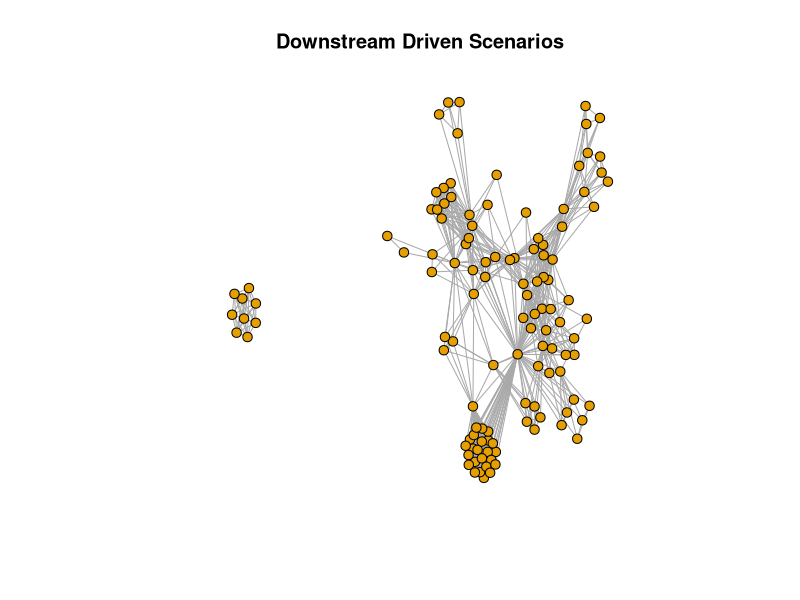
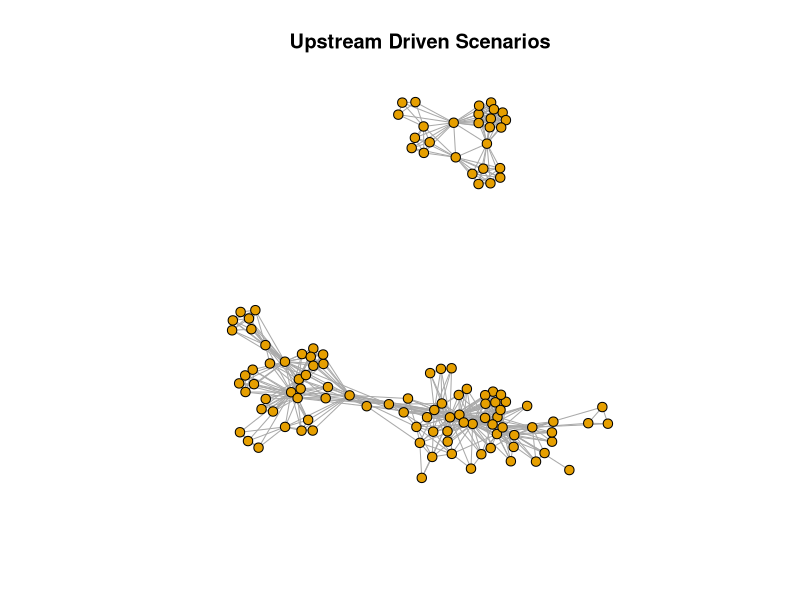
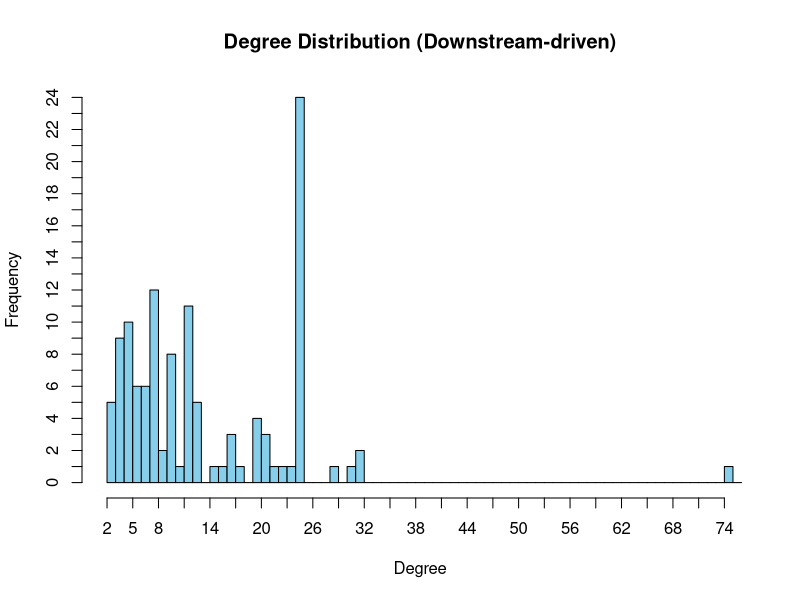
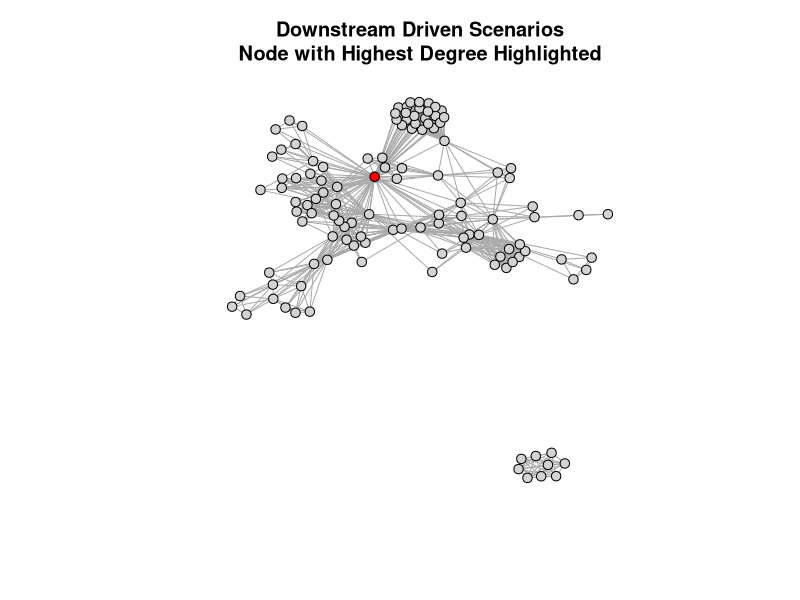
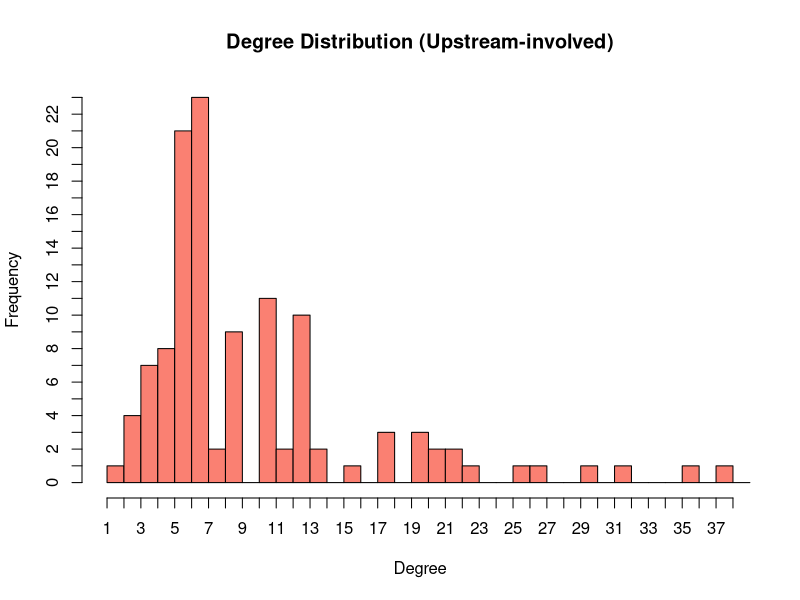
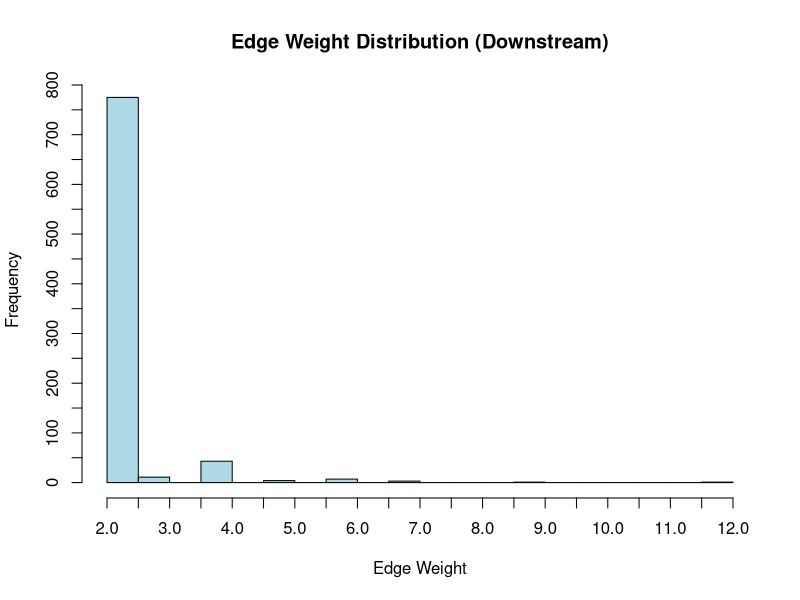
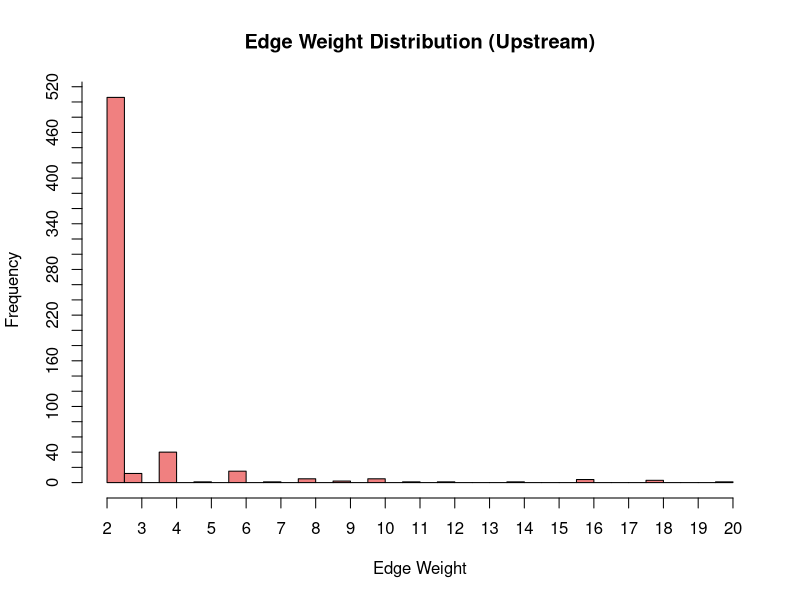
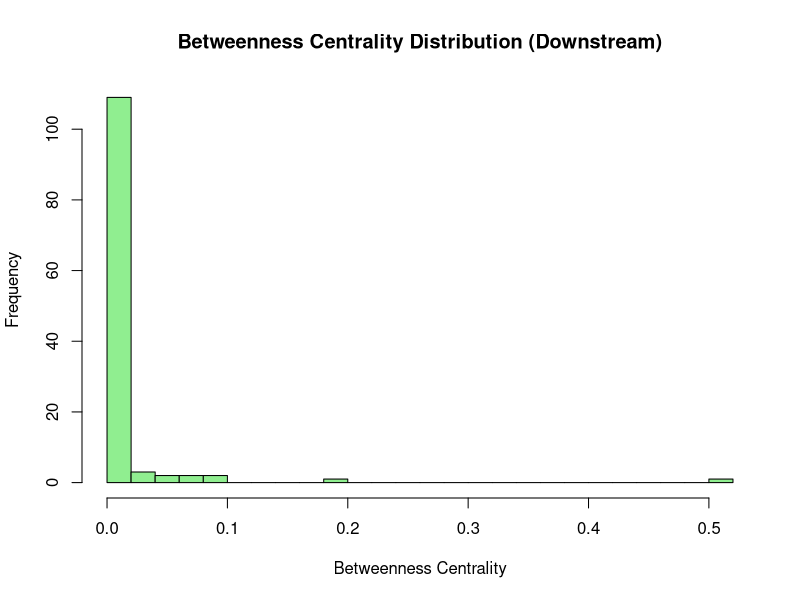

These figures' R source, in order:
library(igraph)
#install.packages("rstudioapi")
library(rstudioapi)

# To set current directory as working directory:
setwd(dirname(rstudioapi::getActiveDocumentContext()$path))
getwd()
list.files()

# --- Downstream Driven Scenarios Graph ---

# Read the CSV file
df_ds <- read.csv("../data/downstream_driven.csv", stringsAsFactors = FALSE)

# Get unique usernames (nodes = developers)
nodes_ds <- unique(df_ds$username)

# Create edges with weights based on shared scenarios
# edge_weights will store the weight for each pair
edge_weights <- list()

scenarios <- unique(df_ds$scenario)

for (scenario in scenarios) {
  # Get all rows for this scenario
  scenario_data <- df_ds[df_ds$scenario == scenario, ]
  
  # Calculate involvement for each developer in this scenario
  # (sum of max_inv across all projects they appear in for this scenario)
  dev_involvement <- aggregate(max_inv ~ username, data = scenario_data, FUN = sum)
  
  # Get developers in this scenario
  devs <- unique(scenario_data$username)
  
  # Create edges between all pairs of developers in this scenario
  if (length(devs) > 1) {
    pairs <- combn(devs, 2)
    for (i in 1:ncol(pairs)) {
      dev1 <- pairs[1, i]
      dev2 <- pairs[2, i]
      
      # Get involvement values for both developers
      inv1 <- dev_involvement$max_inv[dev_involvement$username == dev1]
      inv2 <- dev_involvement$max_inv[dev_involvement$username == dev2]
      
      # Calculate scenario weight as minimum of their involvements
      scenario_weight <- min(c(inv1, inv2))
      
      # Create edge key (sorted to avoid duplicates)
      edge_key <- paste(sort(c(dev1, dev2)), collapse = "_")
      
      # Add to cumulative weight
      if (is.null(edge_weights[[edge_key]])) {
        edge_weights[[edge_key]] <- scenario_weight
      } else {
        edge_weights[[edge_key]] <- edge_weights[[edge_key]] + scenario_weight
      }
    }
  }
}

# Convert edge_weights list to edge_list dataframe
edge_list <- data.frame(
  from = character(),
  to = character(),
  weight = numeric(),
  stringsAsFactors = FALSE
)

for (edge_key in names(edge_weights)) {
  devs <- strsplit(edge_key, "_")[[1]]
  edge_list <- rbind(edge_list, data.frame(
    from = devs[1],
    to = devs[2],
    weight = edge_weights[[edge_key]],
    stringsAsFactors = FALSE
  ))
}

# Create the graph
g_ds <- graph_from_data_frame(d = edge_list, vertices = nodes_ds, directed = FALSE)

# Add inverse weight as edge attribute (for distance-based metrics)
E(g_ds)$inv_weight <- 1 / E(g_ds)$weight

cat("\n--- Downstream Driven Graph Metrics ---\n")
# Print graph summary
print(paste("Number of nodes (downstream):", vcount(g_ds)))
print(paste("Number of edges (downstream):", ecount(g_ds)))
print(paste("Edge weight range (downstream):", min(E(g_ds)$weight), "to", max(E(g_ds)$weight)))
#print(g)


# Plot the graph
plot(g_ds, vertex.size=5, vertex.label=NA, edge.arrow.size=0.4, layout = layout_nicely(g_ds), main = "Downstream Driven Scenarios")

# --- Downstream Graph Metrics ---
# 1. Number of connected components
num_components_ds <- components(g_ds)$no
cat("Number of connected components:", num_components_ds, "\n")
# 2. Giant component size
giant_component_size_ds <- max(components(g_ds)$csize)
cat("Giant component size:", giant_component_size_ds, "\n")
# 3. Graph density
density_ds <- edge_density(g_ds)
cat("Graph density:", density_ds, "\n")
# 4. Average weighted degree
avg_weighted_degree_ds <- mean(strength(g_ds, weights=E(g_ds)$weight))
cat("Average weighted degree:", avg_weighted_degree_ds, "\n")
# 5. Gini coefficient (degree distribution)
gini_coeff <- function(x) {
  n <- length(x)
  x_sorted <- sort(x)
  index <- 1:n
  return((2 * sum(index * x_sorted)) / (n * sum(x_sorted)) - (n + 1) / n)
}
gini_ds <- gini_coeff(degree(g_ds))
cat("Gini coefficient (degree distribution):", gini_ds, "\n")

# --- Upstream Driven Scenarios Graph ---
# Read the upstream CSV file
df_up <- read.csv("../data/upstream_driven.csv", stringsAsFactors = FALSE)

# Get unique usernames (nodes = developers)
nodes_up <- unique(df_up$username)

# Create edges with weights based on shared scenarios
edge_weights_up <- list()

scenarios_up <- unique(df_up$scenario)

for (scenario in scenarios_up) {
  # Get all rows for this scenario
  scenario_data <- df_up[df_up$scenario == scenario, ]
  
  # Calculate involvement for each developer in this scenario
  dev_involvement <- aggregate(max_inv ~ username, data = scenario_data, FUN = sum)
  
  # Get developers in this scenario
  devs_up <- unique(scenario_data$username)
  
  # Create edges between all pairs of developers in this scenario
  if (length(devs_up) > 1) {
    pairs_up <- combn(devs_up, 2)
    for (i in 1:ncol(pairs_up)) {
      dev1 <- pairs_up[1, i]
      dev2 <- pairs_up[2, i]
      
      # Get involvement values for both developers
      inv1 <- dev_involvement$max_inv[dev_involvement$username == dev1]
      inv2 <- dev_involvement$max_inv[dev_involvement$username == dev2]
      
      # Calculate scenario weight as minimum of their involvements
      scenario_weight <- min(c(inv1, inv2))
      
      # Create edge key (sorted to avoid duplicates)
      edge_key <- paste(sort(c(dev1, dev2)), collapse = "_")
      
      # Add to cumulative weight
      if (is.null(edge_weights_up[[edge_key]])) {
        edge_weights_up[[edge_key]] <- scenario_weight
      } else {
        edge_weights_up[[edge_key]] <- edge_weights_up[[edge_key]] + scenario_weight
      }
    }
  }
}

# Convert edge_weights list to edge_list dataframe
edge_list_up <- data.frame(
  from = character(),
  to = character(),
  weight = numeric(),
  stringsAsFactors = FALSE
)

for (edge_key in names(edge_weights_up)) {
  devs <- strsplit(edge_key, "_")[[1]]
  edge_list_up <- rbind(edge_list_up, data.frame(
    from = devs[1],
    to = devs[2],
    weight = edge_weights_up[[edge_key]],
    stringsAsFactors = FALSE
  ))
}

# Create the graph
g_up <- graph_from_data_frame(d = edge_list_up, vertices = nodes_up, directed = FALSE)

# Add inverse weight as edge attribute (for distance-based metrics)
E(g_up)$inv_weight <- 1 / E(g_up)$weight

cat("\n--- Upstream Driven Graph Metrics ---\n")
# Print graph summary
print(paste("Number of nodes (upstream):", vcount(g_up)))
print(paste("Number of edges (upstream):", ecount(g_up)))
print(paste("Edge weight range (upstream):", min(E(g_up)$weight), "to", max(E(g_up)$weight)))


# Plot the graph
plot(g_up, vertex.size=5, vertex.label=NA, edge.arrow.size=0.4, layout = layout_nicely(g_up), main = "Upstream Driven Scenarios")

# --- Upstream Graph Metrics ---
# 1. Number of connected components
num_components_up <- components(g_up)$no
cat("Number of connected components:", num_components_up, "\n")
# 2. Giant component size
giant_component_size_up <- max(components(g_up)$csize)
cat("Giant component size:", giant_component_size_up, "\n")
# 3. Graph density
density_up <- edge_density(g_up)
cat("Graph density:", density_up, "\n")
# 4. Average weighted degree
avg_weighted_degree_up <- mean(strength(g_up, weights=E(g_up)$weight))
cat("Average weighted degree:", avg_weighted_degree_up, "\n")
# 5. Gini coefficient (degree distribution)
gini_up <- gini_coeff(degree(g_up))
cat("Gini coefficient (degree distribution):", gini_up, "\n")

# --- Degree Distribution (Unweighted) ---
# Downstream Driven Graph
deg_ds <- degree(g_ds, mode = "all")
hist_ds <- hist(deg_ds, breaks = seq(min(deg_ds), max(deg_ds)+1, by=1),
               main = "Degree Distribution (Downstream-driven)",
               xlab = "Degree", ylab = "Frequency", col = "skyblue",
               xaxt = "n", yaxt = "n", xlim = c(min(deg_ds), max(deg_ds)), ylim = c(0, max(tabulate(deg_ds+1))))
# Custom x and y axes with more ticks
axis(1, at = seq(min(deg_ds), max(deg_ds), by = max(1, floor((max(deg_ds)-min(deg_ds))/20))))
axis(2, at = seq(0, max(hist_ds$counts), by = max(1, floor(max(hist_ds$counts)/20))))

# Print degree distribution (downstream)
cat("\nDegree distribution (downstream):\n")
print(table(deg_ds))

# --- Visualize Node with Highest Degree (Downstream) ---
max_deg_ds <- max(deg_ds)
node_max_deg_ds <- names(deg_ds)[which(deg_ds == max_deg_ds)]
cat("\nNode with highest degree (downstream):", node_max_deg_ds, "with degree", max_deg_ds, "\n")

# Highlight this node in the downstream-driven graph
vertex_colors <- rep("lightgray", vcount(g_ds))
vertex_colors[which(V(g_ds)$name == node_max_deg_ds)] <- "red"
plot(g_ds, vertex.size=5, vertex.label=NA, edge.arrow.size=0.4,
  layout = layout_nicely(g_ds), main = paste("Downstream Driven Scenarios\nNode with Highest Degree Highlighted"),
  vertex.color = vertex_colors)

# Upstream Driven Graph
deg_up <- degree(g_up, mode = "all")
hist_up <- hist(deg_up, breaks = seq(min(deg_up), max(deg_up)+1, by=1),
               main = "Degree Distribution (Upstream-involved)",
               xlab = "Degree", ylab = "Frequency", col = "salmon",
               xaxt = "n", yaxt = "n", xlim = c(min(deg_up), max(deg_up)), ylim = c(0, max(tabulate(deg_up+1))))
# Custom x and y axes with more ticks
axis(1, at = seq(min(deg_up), max(deg_up), by = max(1, floor((max(deg_up)-min(deg_up))/20))))
axis(2, at = seq(0, max(hist_up$counts), by = max(1, floor(max(hist_up$counts)/20))))

# Print degree distribution (upstream)
cat("\nDegree distribution (upstream):\n")
print(table(deg_up))

# --- Edge Weight Distribution (Histogram) ---
cat("\nWilcoxon rank-sum test (Mann-Whitney U test) for degree distributions (downstream vs upstream):\n")
wilcox_deg_result <- wilcox.test(deg_ds, deg_up)
print(wilcox_deg_result)
# Downstream Driven Graph
edge_weights_ds <- E(g_ds)$weight
hist(edge_weights_ds, breaks = 30, main = "Edge Weight Distribution (Downstream)",
  xlab = "Edge Weight", ylab = "Frequency", col = "lightblue",
  xaxt = "n", yaxt = "n", xlim = c(min(edge_weights_ds), max(edge_weights_ds)), ylim = c(0, max(tabulate(as.integer(edge_weights_ds)))))
axis(1, at = pretty(edge_weights_ds, n = 20))
axis(2, at = pretty(hist(edge_weights_ds, plot=FALSE)$counts, n = 20))

# Print edge weight distribution (downstream)
cat("\nEdge weight distribution (downstream):\n")
print(summary(edge_weights_ds))
cat("\nEdge weight frequency table (downstream):\n")
print(table(edge_weights_ds))

# Upstream Driven Graph
edge_weights_up <- E(g_up)$weight
hist(edge_weights_up, breaks = 30, main = "Edge Weight Distribution (Upstream)",
  xlab = "Edge Weight", ylab = "Frequency", col = "lightcoral",
  xaxt = "n", yaxt = "n", xlim = c(min(edge_weights_up), max(edge_weights_up)), ylim = c(0, max(tabulate(as.integer(edge_weights_up)))))
axis(1, at = pretty(edge_weights_up, n = 20))
axis(2, at = pretty(hist(edge_weights_up, plot=FALSE)$counts, n = 20))

# Print edge weight distribution (upstream)
cat("\nEdge weight distribution (upstream):\n")
print(summary(edge_weights_up))
cat("\nEdge weight frequency table (upstream):\n")
print(table(edge_weights_up))

# --- Average Path Length (using inverse weights as distances) ---
if (is_connected(g_ds)) {
  avg_path_length_ds <- mean_distance(g_ds, weights = E(g_ds)$inv_weight)
  cat("\nAverage path length (downstream, inv_weight):", avg_path_length_ds, "\n")
} else {
  cat("\nDownstream graph is not connected; computing average path length for the largest component.\n")
  comp_ds <- components(g_ds)
  giant_ds <- induced_subgraph(g_ds, which(comp_ds$membership == which.max(comp_ds$csize)))
  avg_path_length_ds <- mean_distance(giant_ds, weights = E(giant_ds)$inv_weight)
  cat("Average path length (downstream, inv_weight, giant component):", avg_path_length_ds, "\n")
}

if (is_connected(g_up)) {
  avg_path_length_up <- mean_distance(g_up, weights = E(g_up)$inv_weight)
  cat("Average path length (upstream, inv_weight):", avg_path_length_up, "\n")
} else {
  cat("Upstream graph is not connected; computing average path length for the largest component.\n")
  comp_up <- components(g_up)
  giant_up <- induced_subgraph(g_up, which(comp_up$membership == which.max(comp_up$csize)))
  avg_path_length_up <- mean_distance(giant_up, weights = E(giant_up)$inv_weight)
  cat("Average path length (upstream, inv_weight, giant component):", avg_path_length_up, "\n")
}

# --- Betweenness Centrality (using inverse weights as distances) ---
cat("\nTop 10 betweenness centrality (downstream, inv_weight):\n")
betw_ds <- betweenness(g_ds, weights = E(g_ds)$inv_weight, normalized = TRUE)
betw_ds_sorted <- sort(betw_ds, decreasing = TRUE)
print(head(betw_ds_sorted, 10))

# --- Betweenness Centrality Statistics and Plots (Downstream) ---
cat("\nBetweenness centrality stats (downstream):\n")
cat("\nFull betweenness centrality distribution (downstream):\n")
print(betw_ds)
cat("Mean:", mean(betw_ds), "\n")
cat("Variance:", var(betw_ds), "\n")

hist(betw_ds, breaks = 30, main = "Betweenness Centrality Distribution (Downstream)",
  xlab = "Betweenness Centrality", ylab = "Frequency", col = "lightgreen")
boxplot(betw_ds, main = "Betweenness Centrality Boxplot (Downstream)", horizontal = TRUE, col = "lightgreen")

cat("\nTop 10 betweenness centrality (upstream, inv_weight):\n")
betw_up <- betweenness(g_up, weights = E(g_up)$inv_weight, normalized = TRUE)
betw_up_sorted <- sort(betw_up, decreasing = TRUE)
print(head(betw_up_sorted, 10))

# --- Betweenness Centrality Statistics and Plots (Upstream) ---
cat("\nBetweenness centrality stats (upstream):\n")
cat("\nFull betweenness centrality distribution (upstream):\n")
print(betw_up)
cat("Mean:", mean(betw_up), "\n")
cat("Variance:", var(betw_up), "\n")
hist(betw_up, breaks = 30, main = "Betweenness Centrality Distribution (Upstream)",
  xlab = "Betweenness Centrality", ylab = "Frequency", col = "orange")
boxplot(betw_up, main = "Betweenness Centrality Boxplot (Upstream)", horizontal = TRUE, col = "orange")

# --- Kolmogorov–Smirnov Test: Compare Betweenness Distributions ---
cat("\nKolmogorov–Smirnov test (KS test) for betweenness centrality distributions (downstream vs upstream):\n")
ks_result <- ks.test(betw_ds, betw_up)
print(ks_result)

cat("\nWilcoxon rank-sum test (Mann-Whitney U test) for betweenness centrality distributions (downstream vs upstream):\n")
wt_result <- wilcox.test(betw_ds, betw_up)
print(wt_result)

# --- Plot Networks Color-Coded by Betweenness Centrality Rank ---

# Helper function to assign colors by rank
get_centrality_colors <- function(names_vec, betw_sorted) {
  colors <- rep("lightgray", length(names_vec))
  top1 <- names(betw_sorted)[1]
  top5 <- names(betw_sorted)[2:5]
  top10 <- names(betw_sorted)[6:10]
  colors[names_vec == top1] <- "red"
  colors[names_vec %in% top5] <- "orange"
  colors[names_vec %in% top10] <- "yellow"
  return(colors)
}

# Downstream network plot
colors_ds <- get_centrality_colors(V(g_ds)$name, betw_ds_sorted)
plot(g_ds, vertex.size=5, vertex.label=NA, edge.arrow.size=0.4,
  layout = layout_nicely(g_ds), main = "Downstream-driven: Nodes by Betweenness Rank",
  vertex.color = colors_ds)
legend("topright", legend = c("Top 1", "Top 2-5", "Top 6-10", "Other"),
    col = c("red", "orange", "yellow", "lightgray"), pch = 19, pt.cex = 1.5, bty = "n")

# Upstream network plot
colors_up <- get_centrality_colors(V(g_up)$name, betw_up_sorted)
plot(g_up, vertex.size=5, vertex.label=NA, edge.arrow.size=0.4,
  layout = layout_nicely(g_up), main = "Upstream-involved: Nodes by Betweenness Rank",
  vertex.color = colors_up)
legend("topright", legend = c("Top 1", "Top 2-5", "Top 6-10", "Other"),
    col = c("red", "orange", "yellow", "lightgray"), pch = 19, pt.cex = 1.5, bty = "n")


# --- Louvain Community Detection (using edge weights) ---
cat("\nLouvain community detection (downstream, using weights):\n")
comm_ds <- cluster_louvain(g_ds, weights = E(g_ds)$weight)
print(comm_ds)
cat("Membership table (downstream):\n")
print(table(membership(comm_ds)))

cat("\nLouvain community detection (upstream, using weights):\n")
comm_up <- cluster_louvain(g_up, weights = E(g_up)$weight)
print(comm_up)
cat("Membership table (upstream):\n")
print(table(membership(comm_up)))


# --- Plot Networks Color-Coded by Louvain Communities ---
set.seed(42) # seed for the colors
comm_colors_ds <- rainbow(length(unique(membership(comm_ds))))
vertex_colors_ds <- comm_colors_ds[membership(comm_ds)]
plot(g_ds, vertex.size=5, vertex.label=NA, edge.arrow.size=0.4,
  layout = layout_nicely(g_ds), main = "Downstream: Louvain Communities",
  vertex.color = vertex_colors_ds)
legend("topright", legend = paste("Community", sort(unique(membership(comm_ds)))),
    col = comm_colors_ds, pch = 19, pt.cex = 1.2, bty = "n")

comm_colors_up <- rainbow(length(unique(membership(comm_up))))
vertex_colors_up <- comm_colors_up[membership(comm_up)]
plot(g_up, vertex.size=5, vertex.label=NA, edge.arrow.size=0.4,
  layout = layout_nicely(g_up), main = "Upstream: Louvain Communities",
  vertex.color = vertex_colors_up)
legend("bottomleft", legend = paste("Community", sort(unique(membership(comm_up)))),
    col = comm_colors_up, pch = 19, pt.cex = 1.2, bty = "n")

# --- Load Developer Affiliations and Color-Code Networks by Primary Affiliation ---

# Read the developer affiliations CSV file
df_aff <- read.csv("../data/dev_affiliations_primary.csv", stringsAsFactors = FALSE)

# Filter to only primary affiliations
df_primary <- df_aff[df_aff$AffiliationType == "primary", ]

# Create a lookup table: username -> primary project
primary_affiliation_lookup <- setNames(df_primary$Project, df_primary$Username)

# Get unique primary affiliations (projects)
unique_projects <- unique(df_primary$Project)
n_projects <- length(unique_projects)

# Calculate project frequencies across all nodes
all_nodes <- union(V(g_ds)$name, V(g_up)$name)
project_counts_all <- table(primary_affiliation_lookup[all_nodes])
# Sort projects by frequency (most frequent first)
projects_by_frequency <- names(sort(project_counts_all, decreasing = TRUE))

# Create a highly distinguishable color palette
# Manually selected colors that are maximally distinct
distinct_colors <- c(
  "#E41A1C",  # Red
  "#377EB8",  # Blue
  "#4DAF4A",  # Green
  "#FF7F00",  # Orange
  "#984EA3",  # Purple
  "#FFFF33",  # Yellow
  "#A65628",  # Brown
  "#F781BF",  # Pink
  "#00CED1",  # Dark Turquoise
  "#32CD32",  # Lime Green
  "#8B4513",  # Saddle Brown
  "#FF1493",  # Deep Pink
  "#1E90FF",  # Dodger Blue
  "#FFD700",  # Gold
  "#8B008B",  # Dark Magenta
  "#00FA9A",  # Medium Spring Green
  "#DC143C",  # Crimson
  "#4169E1",  # Royal Blue
  "#FF6347",  # Tomato
  "#9370DB"   # Medium Purple
)

# Assign colors: most frequent projects get the most distinct colors
project_colors <- rep("#CCCCCC", n_projects)  # Default gray for less common projects
names(project_colors) <- unique_projects

for (i in seq_along(projects_by_frequency)) {
  if (i <= length(distinct_colors)) {
    project_colors[projects_by_frequency[i]] <- distinct_colors[i]
  }
}

# Function to assign colors to nodes based on primary affiliation
get_affiliation_colors <- function(graph, affiliation_lookup, color_palette) {
  node_names <- V(graph)$name
  colors <- rep("lightgray", length(node_names))  # Default color for nodes without affiliation
  
  for (i in seq_along(node_names)) {
    username <- node_names[i]
    if (username %in% names(affiliation_lookup)) {
      primary_project <- affiliation_lookup[[username]]
      if (primary_project %in% names(color_palette)) {
        colors[i] <- color_palette[[primary_project]]
      }
    }
  }
  
  return(colors)
}

# --- Plot Downstream Network Color-Coded by Primary Affiliation ---
affiliation_colors_ds <- get_affiliation_colors(g_ds, primary_affiliation_lookup, project_colors)

plot(g_ds, vertex.size=5, vertex.label=NA, edge.arrow.size=0.4,
  layout = layout_with_fr(g_ds), main = "Downstream: Nodes by Primary Affiliation",
  vertex.color = affiliation_colors_ds)

# Create legend with top projects (by frequency)
project_counts_ds <- table(primary_affiliation_lookup[V(g_ds)$name])
top_projects_ds <- names(sort(project_counts_ds, decreasing = TRUE)[1:min(10, length(project_counts_ds))])
legend("topright", legend = c(top_projects_ds, "No primary aff."),
    col = c(project_colors[top_projects_ds], "lightgray"), 
    pch = 19, pt.cex = 1.0, cex = 0.7, bty = "n")

# --- Plot Upstream Network Color-Coded by Primary Affiliation ---
affiliation_colors_up <- get_affiliation_colors(g_up, primary_affiliation_lookup, project_colors)

plot(g_up, vertex.size=5, vertex.label=NA, edge.arrow.size=0.4,
  layout = layout_nicely(g_up), main = "Upstream: Nodes by Primary Affiliation",
  vertex.color = affiliation_colors_up)

# Create legend with top projects (by frequency)
project_counts_up <- table(primary_affiliation_lookup[V(g_up)$name])
top_projects_up <- names(sort(project_counts_up, decreasing = TRUE)[1:min(10, length(project_counts_up))])
legend("topleft", legend = c(top_projects_up, "No primary aff."),
  col = c(project_colors[top_projects_up], "lightgray"), 
  pch = 19, pt.cex = 1.0, cex = 0.7, bty = "n")

# --- Print Affiliation Statistics ---
cat("\n--- Primary Affiliation Statistics ---\n")
cat("Downstream Network:\n")
cat("Nodes with primary affiliation:", sum(V(g_ds)$name %in% names(primary_affiliation_lookup)), "/", vcount(g_ds), "\n")
cat("Top 5 primary affiliations:\n")
print(head(sort(project_counts_ds, decreasing = TRUE), 5))

cat("\nUpstream Network:\n")
cat("Nodes with primary affiliation:", sum(V(g_up)$name %in% names(primary_affiliation_lookup)), "/", vcount(g_up), "\n")
cat("Top 5 primary affiliations:\n")
print(head(sort(project_counts_up, decreasing = TRUE), 5))

# --- Normalized Mutual Information (NMI) ---
# Compare Louvain communities with project affiliations

# Function to compute NMI
compute_nmi <- function(graph, louvain_membership, affiliation_lookup) {
  node_names <- V(graph)$name
  
  # Create affiliation membership vector (aligned with graph nodes)
  affiliation_membership <- rep(NA, length(node_names))
  
  for (i in seq_along(node_names)) {
    username <- node_names[i]
    if (username %in% names(affiliation_lookup)) {
      affiliation_membership[i] <- affiliation_lookup[[username]]
    }
  }
  
  # Filter out nodes without affiliation
  has_affiliation <- !is.na(affiliation_membership)
  louvain_filtered <- louvain_membership[has_affiliation]
  affiliation_filtered <- affiliation_membership[has_affiliation]
  
  # Convert project names to numeric factors
  affiliation_numeric <- as.numeric(factor(affiliation_filtered))
  
  # Use igraph's compare function with method "nmi"
  nmi_value <- compare(louvain_filtered, affiliation_numeric, method = "nmi")
  
  return(list(
    nmi = nmi_value,
    n_nodes_with_affiliation = sum(has_affiliation),
    n_louvain_communities = length(unique(louvain_filtered)),
    n_project_affiliations = length(unique(affiliation_filtered))
  ))
}

cat("\n--- Normalized Mutual Information (NMI) ---\n")
cat("Comparing Louvain communities with project affiliations\n\n")

# Downstream network NMI
nmi_ds <- compute_nmi(g_ds, membership(comm_ds), primary_affiliation_lookup)
cat("Downstream Network:\n")
cat("  NMI:", nmi_ds$nmi, "\n")
cat("  Nodes with affiliation:", nmi_ds$n_nodes_with_affiliation, "/", vcount(g_ds), "\n")
cat("  Number of Louvain communities:", nmi_ds$n_louvain_communities, "\n")
cat("  Number of project affiliations:", nmi_ds$n_project_affiliations, "\n\n")

# Upstream network NMI
nmi_up <- compute_nmi(g_up, membership(comm_up), primary_affiliation_lookup)
cat("Upstream Network:\n")
cat("  NMI:", nmi_up$nmi, "\n")
cat("  Nodes with affiliation:", nmi_up$n_nodes_with_affiliation, "/", vcount(g_up), "\n")
cat("  Number of Louvain communities:", nmi_up$n_louvain_communities, "\n")
cat("  Number of project affiliations:", nmi_up$n_project_affiliations, "\n")
